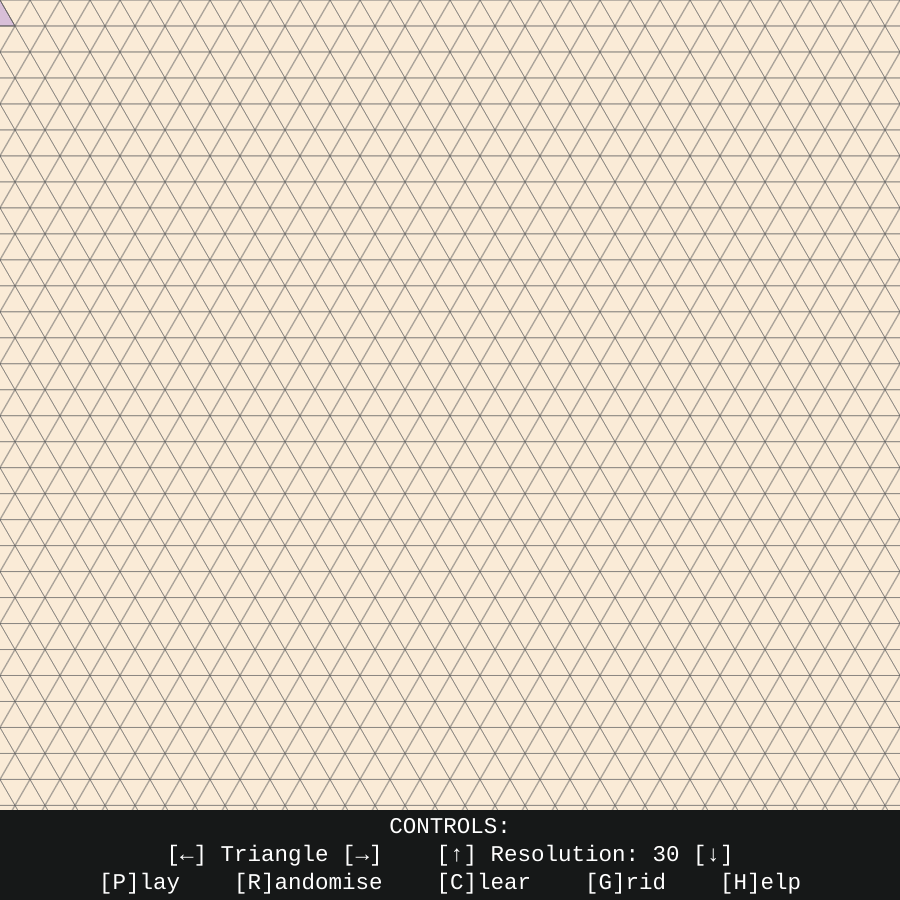
Frame 1 (no input)
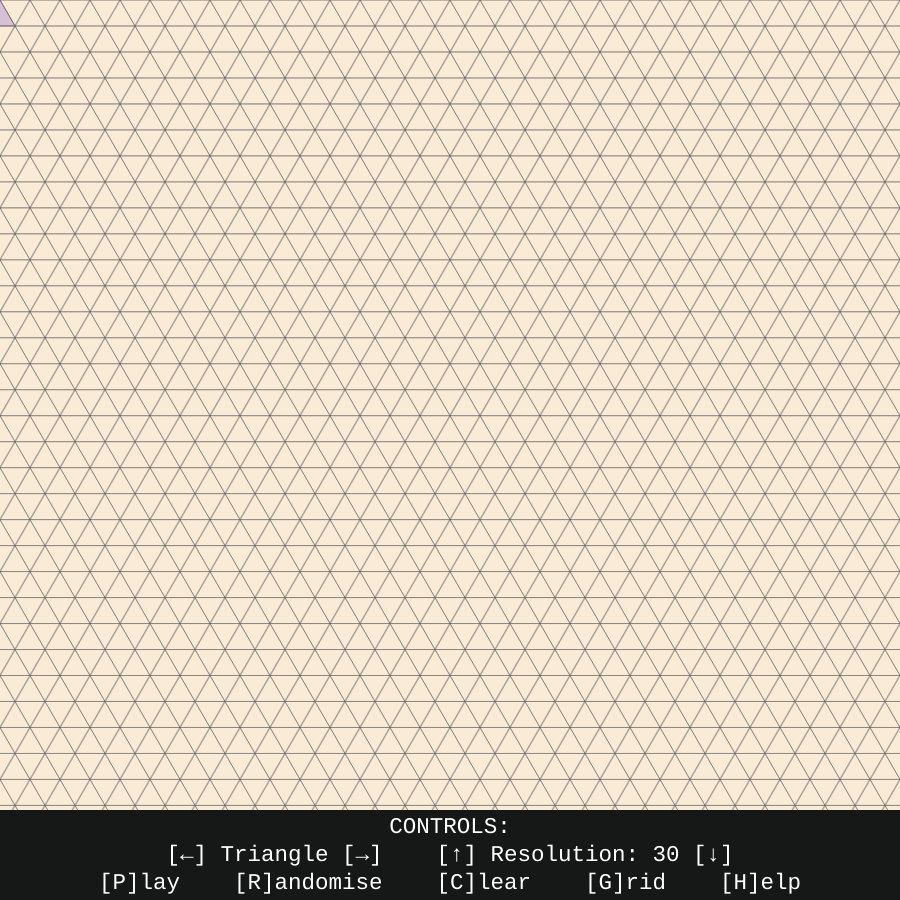
Frame 60 (no input)
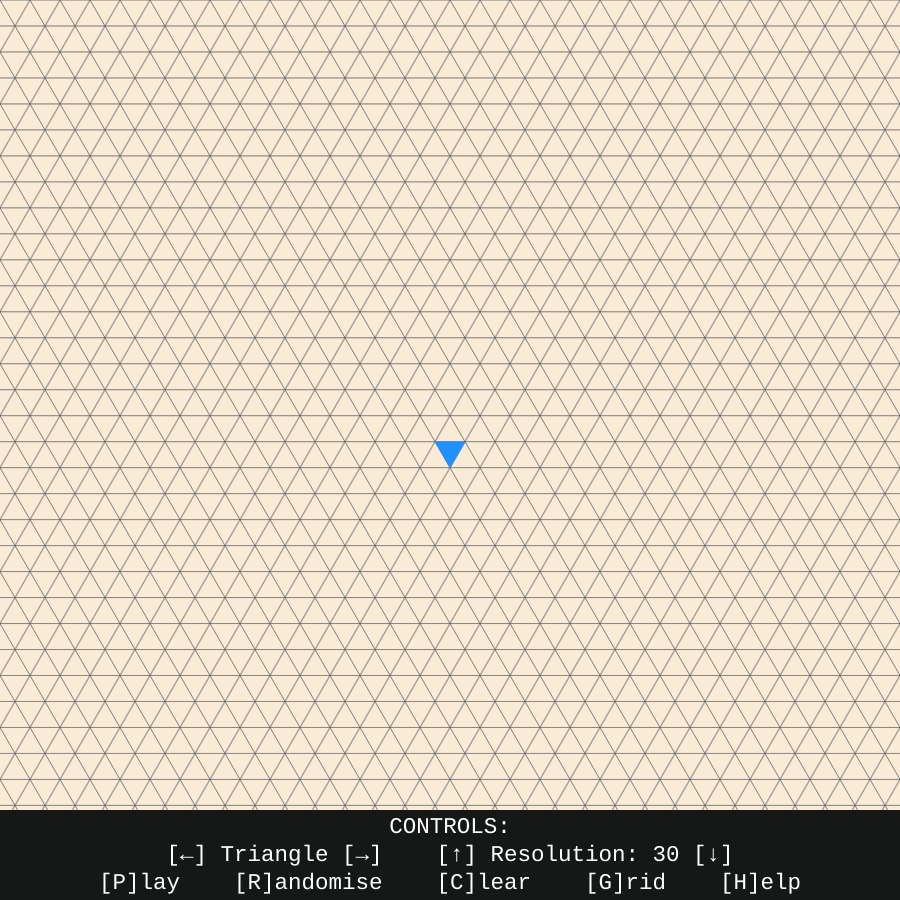
Frame 120 (the mouse pressed at the canvas centre since frame 60)

The p5.js sketch that drew these frames (run headless with seeded random() and noise() and a simulated clock; from frame 60 on, the mouse is pressed at the canvas centre):

// p5.js sketch
// ── sketch.js
let numLanes = 50;
let resolution = 30;
let sqrt3;
let edge_length;

let cells = [];
let next = [];
let proliferate = false;
let play = "lay";
let shapes = ["Triangle", "Pinwheel", " Pulsar ", "L Glider", "R Glider", "StillHex"];
let shape = 0;
let hide = false;
let grid = true;

//SHAPES
let tri = [[false],[0,0,0]];
let pin = [[true],[0,-1,0], [0,-1,1], [1,0,-1], [1,-1,-1], [0,1,-2], [1,1,-2], [-1,2,-1], [-1,2,-2], [-2,1,0], [-2,2,0], [-1,0,1], [-2,0,1]];
let pul = [[true],[0,0,0],[-1, 0, 0],[0, 0, -1],[-1, 1, 0],[-1, 1, -1], [0, 1, -1],[0,-1,0], [1,0,-1], [0,1,-2], [-1,2,-1], [-2,1,0], [-1,0,1]];
let lgli = [[true],[0,0,0],[-1, 0, 0],[0, 0, -1],[-1, 1, 0],[-1, 1, -1], [0, 1, -1], [1,0,-1], [0,1,-2]];
let rgli = [[true],[0,0,0],[-1, 0, 0],[0, 0, -1],[-1, 1, 0],[-1, 1, -1], [0, 1, -1], [-1,0,1], [-2,1,0]];
let hexa = [[true],[0,0,0],[-1, 0, 0],[0, 0, -1],[-1, 1, 0],[-1, 1, -1], [0, 1, -1]];
let shapeMaps = [tri, pin, pul, lgli, rgli, hexa];

let colours = ['dodgerblue', 'antiquewhite'];

function setup() {
  sqrt3 = sqrt(3);
  
  let dim = min(windowWidth, windowHeight);
  createCanvas(dim*0.9, dim*0.9);
  angleMode(DEGREES);
  
  edge_length = ceil(width/resolution);
  
  textAlign(CENTER, CENTER);
  textSize(width*0.025);
  textFont("courier new");
  rectMode(CENTER);
  
  for (let a = -numLanes; a < numLanes*2; a++){
    next[a] = [];
    for (let b = 0; b < numLanes*2; b++){
      next[a][b] = [];
      for (let c = -numLanes*2; c <= 0; c++){
        if ((a + b + c == 1) || (a + b + c == 2)){
        next[a][b][c] = 0;
        }
      }
    }
  }
  
  for (let a = -numLanes; a < numLanes*2; a++){
    cells[a] = [];
    for (let b = 0; b < numLanes*2; b++){
      cells[a][b] = [];
      for (let c = -numLanes*2; c <= 0; c++){
        if ((a + b + c == 1) || (a + b + c == 2)){
          cells[a][b][c] = new Cell(a, b, c, 0);
        }
      }
    }
  }
  
  // for (let i = 0; i <= width; i+=edge_length/2){
  //   for (let j = 0; j <= height; j+=edge_length/2){
  //       let n = pick_tri(i, j);
  //       cells[n[0]][n[1]][n[2]] = new Cell(n[0], n[1], n[2], 0);
  //   }
  // }
  
  
  
  cursor(HAND);
}

function windowResized() {
  let dim = min(windowWidth, windowHeight);
  createCanvas(dim*0.9, dim*0.9);
  edge_length = ceil(width/resolution);
textSize(width*0.025);
  for (let a = -numLanes; a < numLanes*2; a++){
    for (let b = 0; b < numLanes*2; b++){
      for (let c = -numLanes*2; c <= 0; c++){
        if ((a + b + c == 1) || (a + b + c == 2)){
          cells[a][b][c].gridUpdate();
        }
      }
    }
    }
}

function draw() {
  background(colours[1]);
  
  strokeWeight(15/resolution);
  
  //Hover
  fill('thistle');
  let t = pick_tri(mouseX, mouseY);
  let x = 0;
    
    if (shapeMaps[shape][0][0]){
      if (!points_up(t[0], t[1], t[2])){
        x = 1;
      }
    }
  
  for (let i = 1; i < shapeMaps[shape].length; i++){
    let n = shapeMaps[shape][i];
    let c = tri_corners(t[0]+n[0]+x, t[1]+n[1], t[2]+n[2]);
    triangle(c[0][0], c[0][1], c[1][0], c[1][1], c[2][0], c[2][1]);
  }
  
  
  
  //Draw cells
  for (let a = -numLanes; a < numLanes*2; a++){
    for (let b = 0; b < numLanes*2; b++){
      for (let c = -numLanes*2; c <= 0; c++){
        if ((a + b + c == 1) || (a + b + c == 2)){
          cells[a][b][c].display();
        }
        
      }
    }
  }
  
  if (proliferate && frameCount%5==0){
  
  //compute next
  for (let a = -numLanes+1; a < numLanes*2-1; a++){
    for (let b = 0+1; b < numLanes*2-1; b++){
      for (let c = -numLanes*2+1; c <= 0-1; c++){
         
        if ((a + b + c == 1) || (a + b + c == 2)){
          let n = countNeighbours(cells, a, b, c);
          
          let state = cells[a][b][c].isOn;
          
          if (a == 2 && b == 2 && c == -2){
            // print(n, state);
          }
          
          
          if (state == 1){
            if (n < 4 || n > 6){
              next[a][b][c] = 0;
            } else {
              next[a][b][c] = 1;
            }
          } else if (state == 0){
            if (n == 4 || n == 8){
              next[a][b][c] = 1;
            } else {
              next[a][b][c] = 0;
            }
          } else {
            next[a][b][c] = 0;
          }
        }
      }
    }
  }
  
  //assign new state
  for (let a = -numLanes; a < numLanes*2; a++){
    for (let b = 0; b < numLanes*2; b++){
      for (let c = -numLanes*2; c <= 0; c++){
        if ((a + b + c == 1) || (a + b + c == 2)){
          cells[a][b][c].isOn = next[a][b][c];
        }
      }
    }
  }
    
  }
  
  if (!hide){
  push();
    noStroke();
  fill(22, 24, 24);
  rect(width/2, height*0.95, width, height/10);
  fill(255);
  text("CONTROLS:\n[←] "+shapes[shape]+" [→]    [↑] Resolution: "+resolution+" [↓]\n[P]"+play+"    [R]andomise    [C]lear    [G]rid    [H]elp",width/2, height*0.95);
  pop();
  }
  
 //Debug text
  // fill(0);
  // text(pick_tri(mouseX, mouseY), mouseX, mouseY);
  
}

function keyPressed(){
  if (keyCode == 80){
    proliferate = !proliferate;
    if (proliferate){
      play = "ause";
    } else {
      play = "lay";
    }
  }
  
  if (keyCode == 67){
    clearCells();
  }
  
  if (keyCode == 82){
    randomCells();
  }
  
  if (keyCode == 72){
    hide = !hide;
  }
  
  if (keyCode == 71){
    grid = !grid;
  }
  
  if (keyCode == 37 || keyCode == 65){
    shape = (shape+shapes.length-1)%shapes.length;
  }
  
  if (keyCode == 39 || keyCode == 68){
    shape = (shape+1)%shapes.length;
  }
  
  if (keyCode == 38 || keyCode == 87){
    if (resolution < 50){
      resolution++;
    }
    edge_length = ceil(width/resolution);
    for (let a = -numLanes; a < numLanes*2; a++){
    for (let b = 0; b < numLanes*2; b++){
      for (let c = -numLanes*2; c <= 0; c++){
        if ((a + b + c == 1) || (a + b + c == 2)){
          cells[a][b][c].gridUpdate();
        }
      }
    }
  }
    
  }
  
  if (keyCode == 40 || keyCode == 83){
    if (resolution > 10){
      resolution--;
    }
    edge_length = ceil(width/resolution);
    
    for (let a = -numLanes; a < numLanes*2; a++){
    for (let b = 0; b < numLanes*2; b++){
      for (let c = -numLanes*2; c <= 0; c++){
        if ((a + b + c == 1) || (a + b + c == 2)){
          cells[a][b][c].gridUpdate();
        }
      }
    }
    }
  }
}

function countNeighbours(cells, a, b, c){
  let count = 0;
  let p = false;
  if (!points_up(a, b, c)){
    count = add(count, a, b-1, c+1);
    count = add(count, a+1,b-1,c+1);
    count = add(count, a+1,b-1,c);
    count = add(count, a-1,b,c+1);
    count = add(count, a,b,c+1);
    count = add(count, a+1,b,c);
    count = add(count, a+1,b,c-1);
    count = add(count, a-1,b+1,c+1);
    count = add(count, a-1,b+1,c);
    count = add(count, a,b+1,c);
    count = add(count, a,b+1,c-1);
    count = add(count, a+1,b+1,c-1);
  } else {
    count = add(count, a-1, b-1, c+1,p);
    count = add(count, a,b-1,c+1,p);
    count = add(count, a,b-1,c,p);
    count = add(count, a+1,b-1,c,p);
    count = add(count, a+1,b-1,c-1,p);
    count = add(count, a-1,b,c+1,p);
    count = add(count, a-1,b,c,p);
    count = add(count, a,b,c-1,p);
    count = add(count, a+1,b,c-1,p);
    count = add(count, a-1,b+1,c,p);
    count = add(count, a-1,b+1,c-1,p);
    count = add(count, a,b+1,c-1,p);
  }
  return count;
}

function mousePressed() {
  //(de)activate cells
  let p = pick_tri(mouseX, mouseY);
  let t = pick_tri(mouseX, mouseY);
  let x = 0;
    
    if (shapeMaps[shape][0][0]){
      if (!points_up(t[0], t[1], t[2])){
        x = 1;
      }
    }
  
  for (let i = 1; i < shapeMaps[shape].length; i++){
    let n = shapeMaps[shape][i];
    let c = cells[t[0]+n[0]+x][t[1]+n[1]][t[2]+n[2]];
    c.isOn = !c.isOn*1;
  }
}

function add(count, a, b, c){
  if (a + b + c == 1 || a + b + c == 2){
    return count + cells[a][b][c].isOn;
  } else {
    return count;
  }
}

function clearCells(){
  for (let a = -numLanes; a < numLanes*2; a++){
    for (let b = 0; b < numLanes*2; b++){
      for (let c = -numLanes*2; c <= 0; c++){
        if ((a + b + c == 1) || (a + b + c == 2)){
          cells[a][b][c].isOn = 0;
        }
      }
    }
  }
}

function randomCells(){
  for (let a = -numLanes; a < numLanes*2; a++){
    for (let b = 0; b < numLanes*2; b++){
      for (let c = -numLanes*2; c <= 0; c++){
        if ((a + b + c == 1) || (a + b + c == 2)){
          cells[a][b][c].isOn = random([0,1]);
        }
      }
    }
  }
}

class Cell {
  constructor(a, b, c, isOn){
    this.a = a;
    this.b = b;
    this.c = c;
    this.isOn = isOn;
    this.corners = tri_corners(a, b, c);
    this.x1 = this.corners[0][0];
    this.y1 = this.corners[0][1];
    this.x2 = this.corners[1][0];
    this.y2 = this.corners[1][1];
    this.x3 = this.corners[2][0];
    this.y3 = this.corners[2][1];
  }
  
  display(){
    if (this.isOn == 0){
      noFill();
      if (grid){
    stroke(100);
  } else {
    noStroke();
  }
    } else {
      if (play == "ause"){
        stroke('orangered');
        fill('orangered')
      } else {
        stroke('dodgerblue');
        fill('dodgerblue');
      }
    }
    triangle(this.x1, this.y1, this.x2, this.y2, this.x3, this.y3);
  }
  
  gridUpdate(){
    this.corners = tri_corners(this.a, this.b, this.c);
    this.x1 = this.corners[0][0];
    this.y1 = this.corners[0][1];
    this.x2 = this.corners[1][0];
    this.y2 = this.corners[1][1];
    this.x3 = this.corners[2][0];
    this.y3 = this.corners[2][1];
  }
}

//TRIANGLE WIZARDY COURTESY OF: https://github.com/BorisTheBrave/grids/blob/main/src/updown_tri.py


function tri_center(a, b, c){
    // """Returns the center of a given triangle in cartesian co-ordinates"""
    // # Each unit of a, b, c moves you in the direction of one of the edges of a
    // # down triangle, in linear combination.
    // # Or equivalently, this function multiplies by the inverse matrix to pick_tri
    // #
    // # NB: This function has the nice property that if you pass in x,y,z values that
    // # sum to zero (not a valid triangle), it'll return co-ordinates for the vertices of the
    // # triangles.
    return [(       0.5 * a +                      -0.5 * c) * edge_length,
            (-sqrt3 / 6 * a + sqrt3 / 3 * b - sqrt3 / 6 * c) * edge_length]
}

function points_up(a, b, c){
    // """Returns True if this is an upwards pointing triangle, otherwise False"""
    return a + b + c == 2
}

function tri_corners(a, b, c){
    // """Returns the three corners of a given triangle in cartesian co-ordinates"""
    if (points_up(a, b, c)){
        return [
            tri_center(1 + a, b, c),
            tri_center(a, b, 1 + c),
            tri_center(a, 1 + b, c),
        ]
    }
    else {
        return [
            tri_center(-1 + a, b, c),
            tri_center(a, b, -1 + c),
            tri_center(a, -1 + b, c),
        ]
    }
}

function pick_tri(x, y){
    // """Returns the triangle that contains a given cartesian co-ordinate point"""
    // # Using dot product, measures which row and diagonals a given point occupies.
    // # Or equivalently, multiply by the inverse matrix to tri_center
    // # Note we have to break symmetry, using floor(...)+1 instead of ceil, in order
    // # to deal with corner vertices like (0, 0) correctly.
    return [ceil(( 1 * x - sqrt3 / 3 * y) / edge_length),
        floor((    sqrt3 * 2 / 3 * y) / edge_length) + 1,
        ceil((-1 * x - sqrt3 / 3 * y) / edge_length)];
}

function tri_neighbours(a, b, c){
    // """Returns the tris that share an edge with the given tri"""
    if (points_up(a, b, c)){
        return [
            (a - 1, b    , c    ),
            (a    , b - 1, c    ),
            (a    , b    , c - 1),
        ]
    }
    else {
        return [
            (a + 1, b    , c    ),
            (a    , b + 1, c    ),
            (a    , b    , c + 1),
        ]
    }
}

function tri_dist(a1, b1, c1, a2, b2, c2){
    // """Returns how many steps one tri is from another"""
    return abs(a1 - a2) + abs(b1 - b2) + abs(c1 - c2)
}
